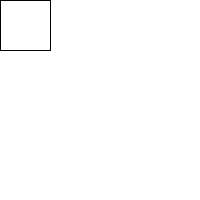
Frame 1 (no input)
Frame 60 (the mouse pressed at the canvas centre just before this capture): identical to frame 1, image omitted
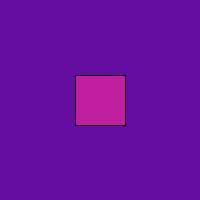
Frame 120 (the mouse held since frame 60 and released just before this capture)

The Processing sketch that drew these frames (run headless with seeded random() and noise(); from frame 60 on, the mouse is pressed at the canvas centre):

// Processing sketch: processing_171639
// ── processing_171639.pde

int x = 50;

void setup() {
  size(200, 200); //size 200 by 200
}


void movement (int x) {
  rect(mouseX, mouseY, x, x);
}

void draw () {

  while (x<200) {
  background (255);
  movement(50);
  x++;
  }
  background (255);
  if (mousePressed) {
  rectMode(CENTER);
  rect (mouseX, mouseY, 700, 700);//if mouse pressed it will make random forgrounds 
  fill (random(1, 255), random(1, 255), random(1, 255)); //changes to random colors
  } else if (keyPressed) {
  float shapes = random (0, 100);
  ellipse (random (0, 200), random (0, 200), shapes, shapes);
  fill (random(0, 255), random(0, 255), random(0, 255)); //everytime you click circles appear with random sizes, co-ordinates and colors
  } else {
  rect (-40, -40, 700, 700);
  }
  movement(50);
}
